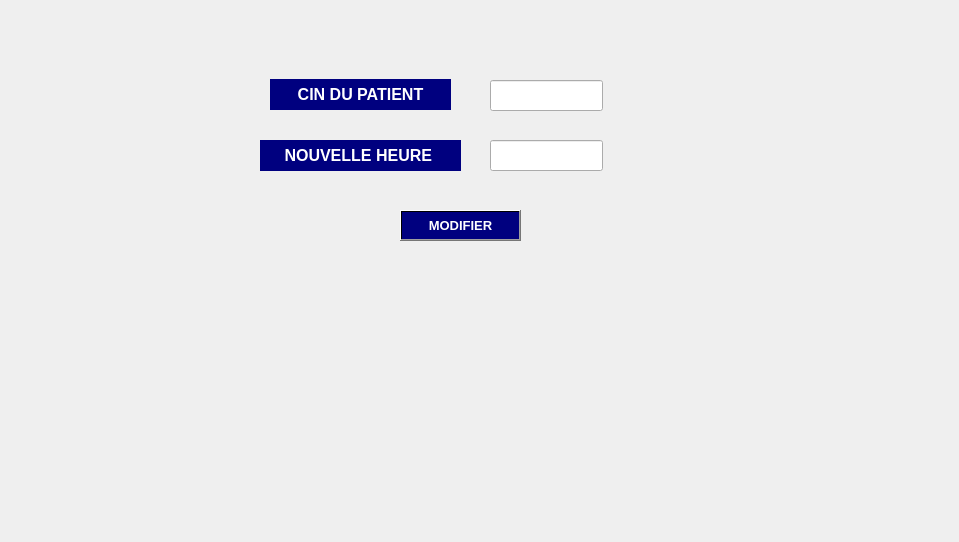
      <widget class="QWidget" name="tab_27">
       <attribute name="title">
        <string>MODIFIER RENDEZ-VOUS</string>
       </attribute>
       <widget class="QPushButton" name="pb_modifier">
        <property name="geometry">
         <rect>
          <x>400</x>
          <y>210</y>
          <width>121</width>
          <height>31</height>
         </rect>
        </property>
        <property name="font">
         <font>
          <pointsize>10</pointsize>
          <weight>75</weight>
          <bold>true</bold>
         </font>
        </property>
        <property name="styleSheet">
         <string notr="true">background-color: qlineargradient(spread:pad, x1:0.631, y1:0.420455, x2:1, y2:0, stop:1 rgba(0, 0, 127, 255));
color: rgb(255, 255, 255);</string>
        </property>
        <property name="text">
         <string>MODIFIER</string>
        </property>
       </widget>
       <widget class="QLineEdit" name="cinlinemod_2">
        <property name="geometry">
         <rect>
          <x>490</x>
          <y>80</y>
          <width>113</width>
          <height>31</height>
         </rect>
        </property>
       </widget>
       <widget class="QLabel" name="label_56">
        <property name="geometry">
         <rect>
          <x>270</x>
          <y>79</y>
          <width>181</width>
          <height>31</height>
         </rect>
        </property>
        <property name="font">
         <font>
          <family>MS Shell Dlg 2</family>
          <pointsize>12</pointsize>
          <weight>75</weight>
          <bold>true</bold>
         </font>
        </property>
        <property name="styleSheet">
         <string notr="true">color: rgb(255, 255, 255);
background-color: rgb(0, 0, 127);</string>
        </property>
        <property name="text">
         <string>&lt;html&gt;&lt;head/&gt;&lt;body&gt;&lt;p align=&quot;center&quot;&gt;CIN DU PATIENT&lt;/p&gt;&lt;/body&gt;&lt;/html&gt;</string>
        </property>
       </widget>
       <widget class="QLabel" name="label_57">
        <property name="geometry">
         <rect>
          <x>260</x>
          <y>140</y>
          <width>201</width>
          <height>31</height>
         </rect>
        </property>
        <property name="font">
         <font>
          <pointsize>12</pointsize>
          <weight>75</weight>
          <bold>true</bold>
         </font>
        </property>
        <property name="styleSheet">
         <string notr="true">color: rgb(255, 255, 255);
background-color: rgb(0, 0, 127);</string>
        </property>
        <property name="text">
         <string>&lt;html&gt;&lt;head/&gt;&lt;body&gt;&lt;p align=&quot;center&quot;&gt;NOUVELLE HEURE &lt;/p&gt;&lt;/body&gt;&lt;/html&gt;</string>
        </property>
       </widget>
       <widget class="QLineEdit" name="lineEdit_7">
        <property name="geometry">
         <rect>
          <x>490</x>
          <y>140</y>
          <width>113</width>
          <height>31</height>
         </rect>
        </property>
       </widget>
       <widget class="QLabel" name="picture_modifrdv_2">
        <property name="geometry">
         <rect>
          <x>0</x>
          <y>0</y>
          <width>950</width>
          <height>533</height>
         </rect>
        </property>
        <property name="minimumSize">
         <size>
          <width>0</width>
          <height>0</height>
         </size>
        </property>
        <property name="maximumSize">
         <size>
          <width>950</width>
          <height>533</height>
         </size>
        </property>
        <property name="text">
         <string/>
        </property>
       </widget>
       <zorder>picture_modifrdv_2</zorder>
       <zorder>pb_modifier</zorder>
       <zorder>cinlinemod_2</zorder>
       <zorder>label_56</zorder>
       <zorder>label_57</zorder>
       <zorder>lineEdit_7</zorder>
      </widget>
